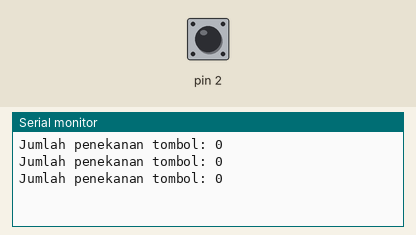
A sketch run on a simulated Arduino Uno, built with avr-gcc and run on an emulated ATmega328P. On the bench: the last lines printed to the serial monitor. Inputs (shaded band) come from the test bench; at power-on: pin 2 HIGH.

Above: at 1.2 s.
1.3 s: pin 2 pulled LOW for 0.15 s
At 1.9 s:
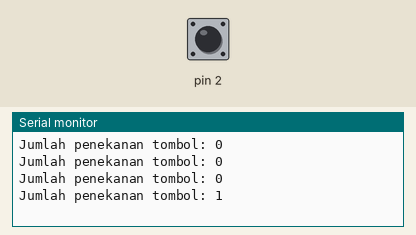
2.9 s: pin 2 pulled LOW for 1 s
At 3.4 s:
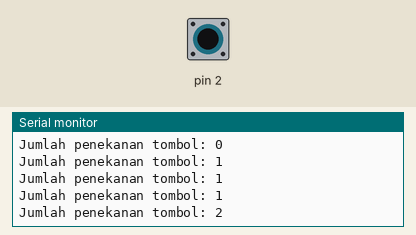
5.4 s: pin 2 pulled LOW for 0.15 s
At 5.9 s:
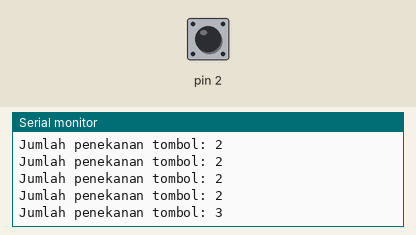
Timing chart, 0 to 8.4 s (numbered marks = the images above; inputs shaded):
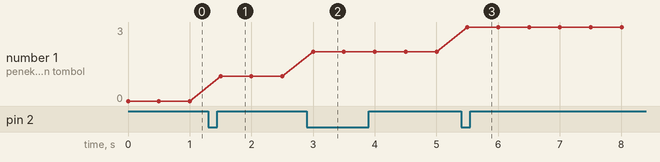

Measured:
- after the input at 1.3 s, the serial monitor: prints a new line after 0.20 s (image 1)
- after the input at 2.9 s, the serial monitor: prints a new line after 0.10 s (image 2)
- after the input at 5.4 s, the serial monitor: prints a new line after 0.10 s (image 3)
- plotted number 1: 0 → 1 after the input at 1.3 s, 1 → 2 after the input at 2.9 s, 2 → 3 after the input at 5.4 s

The sketch:

tombol_dengan__interupsi.ino
```cpp
volatile unsigned int hitung = 0;  // variabel harus volatile karena dipakai di ISR

void setup() {
  Serial.begin(9600);
  pinMode(2, INPUT_PULLUP);

  attachInterrupt(digitalPinToInterrupt(2), tombolDitekan, FALLING);

}

void loop() {

  Serial.print("Jumlah penekanan tombol: ");
  Serial.println(hitung);
  delay(500);
}

void tombolDitekan() {
  hitung++;
}
```
